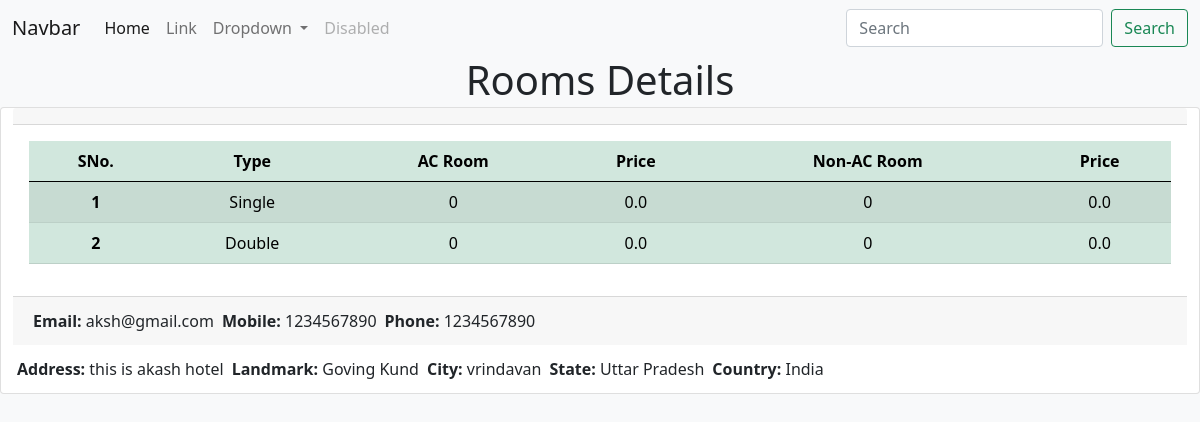
/visiting/4/, run on the app's committed database.
### business/models.py (models this page shows, shortened)
class business(models.Model):
    business_type = models.ForeignKey(BusinessType,on_delete=models.PROTECT)
    name = models.CharField(max_length=1000,null=True)
    address = models.TextField(null=True)
    landmark = models.CharField(max_length=1000,null=True)
    city = models.CharField(max_length=1000,null=True,default='')
    state = models.CharField(max_length=1000,null=True,default='')
    country = models.CharField(max_length=1000,null=True,default='')
    mobile = models.CharField(max_length=20,null=True)
    phone = models.CharField(max_length=20,null=True)
    email = models.EmailField(null=True)
    website = models.URLField(null=True)
    main_img = models.ImageField(upload_to='business_image',null=True,default=None)
    is_single = models.BooleanField(null=True,default=True)
    single_ac = models.IntegerField(null=True, default=0)
    single_non_ac = models.IntegerField(null=True, default=0)
    single_for = models.IntegerField(null=True,default=1)
    single_ac_price = models.FloatField(null=True, default=0.0)
    single_non_ac_price = models.FloatField(null=True, default=0.0)
    is_double = models.BooleanField(null=True,default=True)
    double_ac = models.IntegerField(null=True, default=0)
    double_non_ac = models.IntegerField(null=True, default=0)
    double_for = models.IntegerField(null=True,default=2)
    double_ac_price = models.FloatField(null=True, default=0.0)
    double_non_ac_price = models.FloatField(null=True, default=0.0)
    is_triple = models.BooleanField(null=True,default=True)
    triple_ac = models.IntegerField(null=True, default=0)
    triple_non_ac = models.IntegerField(null=True, default=0)
    triple_for = models.IntegerField(null=True,default=3)
    triple_ac_price = models.FloatField(null=True, default=0.0)
    triple_non_ac_price = models.FloatField(null=True, default=0.0)
    is_four = models.BooleanField(null=True,default=False)
    four_ac = models.IntegerField(null=True, default=0)
    four_non_ac = models.IntegerField(null=True, default=0)
    four_for = models.IntegerField(null=True,default=4)
    four_ac_price = models.FloatField(null=True, default=0.0)
    four_non_ac_price = models.FloatField(null=True, default=0.0)
    is_five = models.BooleanField(null=True,default=False)
    five_ac = models.IntegerField(null=True, default=0)
    five_non_ac = models.IntegerField(null=True, default=0)
    five_for = models.IntegerField(null=True,default=5)
    five_ac_price = models.FloatField(null=True, default=0.0)
    five_non_ac_price = models.FloatField(null=True, default=0.0)
    is_hall = models.BooleanField(null=True,default=False)
    hall_ac = models.IntegerField(null=True, default=0)
    hall_non_ac = models.IntegerField(null=True, default=0)
    hall_for = models.IntegerField(null=True,default=1)
    hall_ac_price = models.FloatField(null=True, default=0.0)
    hall_non_ac_price = models.FloatField(null=True, default=0.0)
    arrangement_for_katha = models.BooleanField(null=True,default=False)
    katha_people = models.IntegerField(null=True,default=0)
    arrangement_for_wedding = models.BooleanField(null=True,default=False)
    wedding_people = models.IntegerField(null=True,default=0)
    arrangement_for_birthday = models.BooleanField(null=True,default=False)
    birthday_people = models.IntegerField(null=True,default=0)
    arrangement_for_other = models.BooleanField(null=True,default=False)
    other_people = models.IntegerField(null=True,default=0)
    booking = models.BooleanField(null=True,default=False)
    booking_accept = models.CharField(max_length=500,null=True, default='')
    kitchen = models.BooleanField(null=True,default=False)
    kitchen_for = models.IntegerField(null=True,default=0)
    parking = models.BooleanField(null=True,default=False)
    parking_address = models.CharField(max_length=100, null=True,default='Hotel')
    restaurant = models.BooleanField(null=True,default=False)
    restaurant_for = models.IntegerField(null=True,default=0)
    taxi_service = models.BooleanField(null=True,default=False)
    checkout = models.CharField(max_length=50,null=True, default='12:00pm for 24 hrs')
    owner_name = models.CharField(max_length=100,null=True,default='')
    owner_email = models.EmailField(null=True,default='')
    owner_moble = models.CharField(max_length=20,null=True,default='')
    owner_contact_time = models.CharField(max_length=100,null=True,default='10:00 AM to 06:00 PM')
    attr1 = models.CharField(max_length=100,null=True,default='')
    attr2 = models.CharField(max_length=100,null=True,default='')
    attr3 = models.CharField(max_length=100,null=True,default='')
    attr4 = models.CharField(max_length=100,null=True,default='')
    attr5 = models.CharField(max_length=100,null=True,default='')
    attr6 = models.IntegerField(null=True,default=0)
    attr7 = models.IntegerField(null=True,default=0)
    attr8 = models.IntegerField(null=True,default=0)
    attr9 = models.IntegerField(null=True,default=0)
    attr10 = models.IntegerField(null=True,default=0)

### homepage/views.py (the view)
# urls.py: path('visiting/<int:id>/', views.visiting,name='visiting'),
def visiting(request,id):
    view_business = business.objects.get(id=id)
    context = {
        'business_details':view_business
    }
    return render(request,'visiting.html',context)

### homepage/templates/visiting.html (shortened to what this page needs)
{% extends 'base.html' %}
{% block content %}
<div class="container-fluid">
    <h1 class="text-center">Rooms Details</h1>
    <div class="row">
        <div class="hori card text-center">
            <div class="card-header">
            </div>
            <div class="card-body">
                <table class="table table-success table-striped">
                    <thead>
                        <tr>
                            <th scope="col">SNo.</th>
                            <th scope="col">Type</th>
                            <th scope="col">AC Room</th>
                            <th scope="col">Price</th>
                            <th scope="col">Non-AC Room</th>
                            <th scope="col">Price</th>
                        </tr>
                    </thead>
                    <tbody>
                        <tr>
                            <th scope="row">1</th>
                            <td>Single</td>
                            <td>{{business_details.single_ac}}</td>
                            <td>{{business_details.single_ac_price}}</td>
                            <td>{{business_details.single_non_ac}}</td>
                            <td>{{business_details.single_non_ac_price}}</td>
                        </tr>
                        <tr>
                            <th scope="row">2</th>
                            <td>Double</td>
                            <td>{{business_details.double_ac}}</td>
                            <td>{{business_details.double_ac_price}}</td>
                            <td>{{business_details.double_non_ac}}</td>
                            <td>{{business_details.double_non_ac_price}}</td>
                        </tr>
                    </tbody>
                </table>
            </div>
            <div>
                <div class="card-footer d-flex mb-2">
                    <div class="m-1"><b>Email:</b> {{business_details.email}}</div>
                    <div class="m-1"><b>Mobile:</b> {{business_details.mobile}}</div>
                    <div class="m-1"><b>Phone:</b> {{business_details.phone}}</div>
                </div>
                <div class="d-flex mb-2">
                    <div class="m-1"><b>Address:</b> {{business_details.address}}</div>
                    <div class="m-1"><b>Landmark:</b> {{business_details.landmark}}</div>
                    <div class="m-1"><b>City:</b> {{business_details.city}}</div>
                    <div class="m-1"><b>State:</b> {{business_details.state}}</div>
                    <div class="m-1"><b>Country:</b> {{business_details.country}}</div>
                </div>
            </div>
        </div>
    </div>
</div>
{% endblock %}

### homepage/templates/visiting.html (style rules this page uses)
body { background-color: #f8f9fa; }
.hori, .room-card:hover { transform: translateY(-5px); }

### data on the page
business: single_ac "0", single_ac_price "0.0", single_non_ac "0", single_non_ac_price "0.0", double_ac "0", double_ac_price "0.0", double_non_ac "0", double_non_ac_price "0.0", email "aksh@gmail.com", mobile "1234567890", phone "1234567890", address "this is akash hotel", landmark "Goving Kund", city "vrindavan", state "Uttar Pradesh", country "India"
